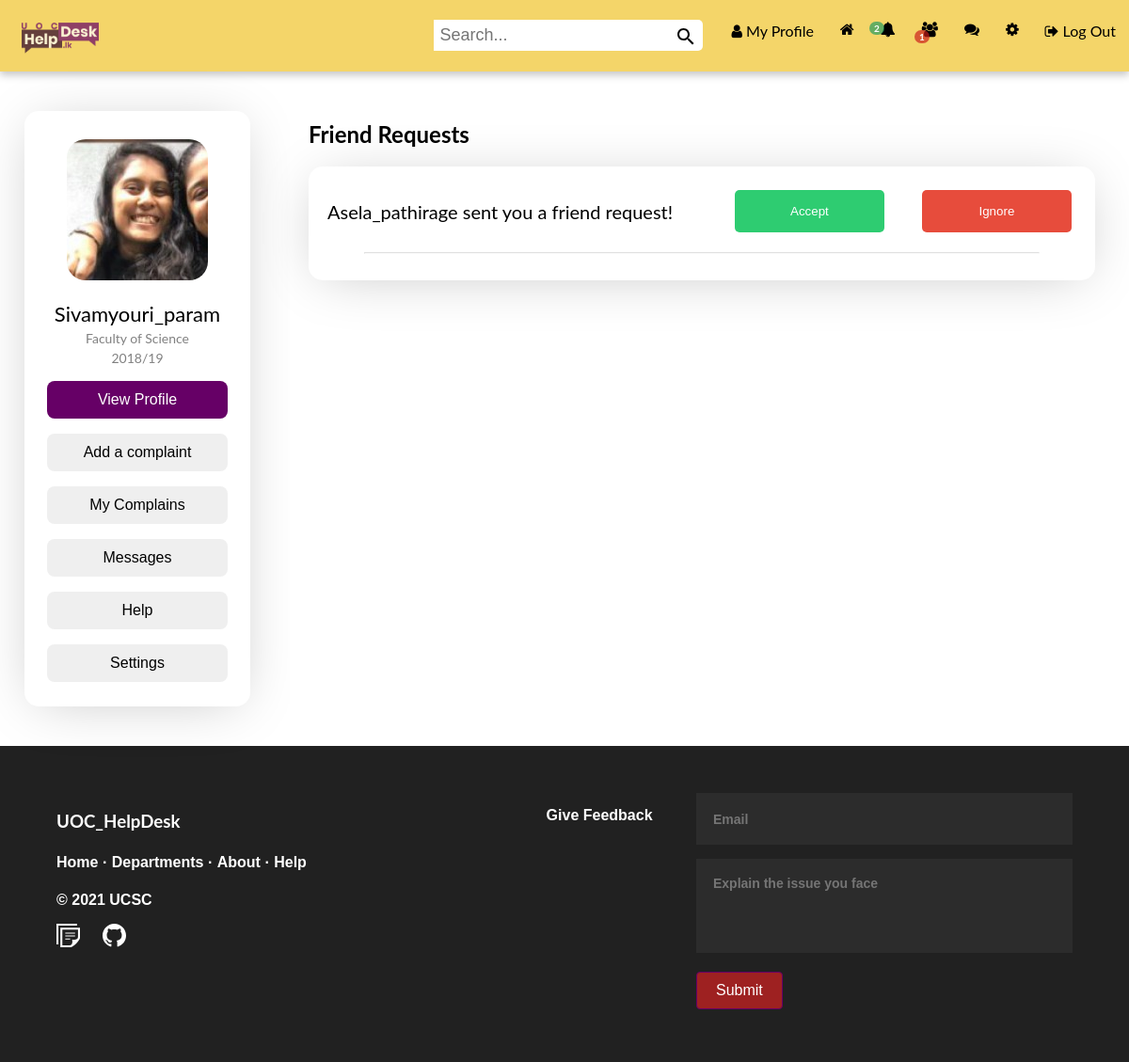
The page /app/views/requests.php (signed in) on the database its author committed.
### tables this page shows
CREATE TABLE IF NOT EXISTS `user` (
  `id` int(11) NOT NULL AUTO_INCREMENT,
  `name` varchar(255) NOT NULL,
  `email` varchar(255) NOT NULL,
  `password` varchar(255) NOT NULL,
  `created_by` datetime NOT NULL DEFAULT CURRENT_TIMESTAMP,
  `profile_pic` varchar(255) DEFAULT NULL,
  `num_posts` int(11) DEFAULT NULL,
  `num_likes` int(255) DEFAULT NULL,
  `user_closed` varchar(3) DEFAULT NULL,
  `friend_array` text,
  `user_roll` varchar(10) NOT NULL DEFAULT 'user',
  PRIMARY KEY (`id`)
);

CREATE TABLE IF NOT EXISTS `friend_requests` (
  `id` int(11) NOT NULL AUTO_INCREMENT,
  `user_to` varchar(50) NOT NULL,
  `user_from` varchar(50) NOT NULL,
  PRIMARY KEY (`id`)
);

### app/controllers/User.php (called while the page is built, shortened)
<?php
class User{
    private $con;
    private $user;
    public function __construct($con,$user)
    {
        $this->con = $con;
        $user_details_query = mysqli_query($con,"SELECT * FROM user WHERE name='$user'");
        $this->user = mysqli_fetch_array($user_details_query);
    }
    public function getUserName(){
        return $this->user['name'];
    }
    public function getName(){
        $username = $this->user['name'];
        $query = mysqli_query($this->con,"SELECT name FROM user WHERE name='$username'");
        $row = mysqli_fetch_array($query);
        return $row['name'];
    }
}
?>

### app/controllers/Message.php (called while the page is built, shortened)
<?php
class Message{
    public function __construct($con,$user)
    {
        $this->user_obj = new User($con,$user);
    }
}
?>

### app/controllers/Notification.php (called while the page is built, shortened)
<?php
class Notification{
    private $con;
    private $user_obj;
    public function __construct($con,$user)
    {
        $this->con = $con;
        $this->user_obj = new User($con,$user);
    }
    public function getUnreadNumber() {
		$userLoggedIn = $this->user_obj->getUsername();
		$query = mysqli_query($this->con, "SELECT * FROM notifications WHERE viewed='no' AND user_to='$userLoggedIn'");
		return mysqli_num_rows($query);
	}
}
?>

### app/views/requests.php (the view, shortened to what this page needs)
<?php
require '../helpers/headerIn.php';
require '../views/complain.php';
?>
<link rel="stylesheet" type="text/css" href="../../public/css/temp.css">
<link rel="stylesheet" type="text/css" href="../../public/css/style.css">
<div class="container">
	<div class="column-1 box">
		<?php include('../views/pplCard.php'); ?>
	</div>
	<div class="box" style="width:100%; padding: 0px 20px 0px 20px">
        <h2>
            Friend Requests
        </h2>
        <div class="card" style="padding: 20px 20px 20px 20px">
        <?php
            $query = mysqli_query($con,"SELECT * FROM friend_requests WHERE user_to='$userLoggedIn'");
            if(mysqli_num_rows($query)==0)
                echo "You have no friend requests at this time!";
            else{
                while($row = mysqli_fetch_array($query)){
                    $user_from = $row['user_from'];
                    $user_from_obj = new User($con,$user_from);
                    echo "<div class='reqText'>";
                    echo $user_from_obj->getName() . " sent you a friend request!";
                    echo "</div>";
                    ?>
                        <form action="requests.php" method="POST">
                            <input type="submit" name="accept_request<?php echo $user_from; ?>" id="accept_button" value="Accept">
                            <input type="submit" name="ignore_request<?php echo $user_from; ?>" id="ignore_button" value="Ignore">
                        </form><hr>
                    <?php
                }
            }
        ?>
        </div>
        </div>
    </div>
<?php require '../helpers/footer.php';?>

### app/views/pplCard.php
<div class="card">
	<img src="<?php echo $user['profile_pic'];?>" style="border-radius:20px; margin-top:10px;">
	<p class="pplTitle"><?php echo $user['name']; ?></p>
	<p class="pplFac">Faculty of Science</p>
	<p class="pplFac">2018/19</p>
	<p><button class="pplButton pplButtonMain" onclick="location.href='<?php echo $userLoggedIn; ?>'">View Profile</button></p>
	<p><button class="pplButton" onclick="openForm()">Add a complaint</button></p>
	<p><button class="pplButton" onclick="location.href='inquiry.php';">My Complains</button></p>
	<p><button class="pplButton" onclick="location.href='messages.php';">Messages</button></p>
	<p><button class="pplButton" onclick="location.href='studentHelp.php';">Help</button></p>
	<p><button class="pplButton" onclick="location.href='settings.php';">Settings</button></p>
</div>

### public/css/temp.css (style rules this page uses)
.reqText { background-color: #ffffff; font-size: 20px; float: left; padding-top: 2%; width: 50%; text-align : left; }
#accept_button { width: 20%; border-radius: 5px; margin: 5px; border: none; color: #fff; background-color: #2ecc71; padding: 15px 0px 15px 0px; text-align: center; display: inline-block; }
#ignore_button { width: 20%; border-radius: 5px; margin: 5px; border: none; color: #fff; padding: 15px 0px 15px 0px; background-color: #e74c3c; float: right; }

### public/css/style.css (style rules this page uses)
html, body { height: 100%; margin: 0px; top:0; }
hr { opacity: 0.3; width: 90%; }
.container { display: flex; width: 100%; }
.column-1 { flex-shrink: 0; flex-basis: 20%; }
.box { background-color: white; padding: 10px; border-radius: 12px; margin: 2rem 1rem 2rem 1rem; }
.card { box-shadow: 0 5px 60px -14px rgba(0, 0, 0, 0.25); width: auto; margin: auto; text-align: center; border-radius: 15px; padding-top:20px; padding-bottom: 10px; }
.pplTitle { color: black; font-size: 22px; margin-bottom: 2px; }
.pplFac { color: grey; font-size: 14px; margin-top: 4px; margin-bottom: 4px; }
.pplButton { width: 80%; height: 40px; font-size: 16px; border: none; border-radius: 8px; }
.pplButtonMain { background-color: #660066; color:white; }

### app/helpers/headerIn.php (style rules this page uses)
body,h1,h2,h3,h4,h5,h6 { font-family: "Lato", sans-serif }
.w3-bar,h1,button { font-family: "Montserrat", sans-serif }

### rows shown on the page
user: profile_pic (picture), name "Sivamyouri_param"
friend_requests: user.name "Asela_pathirage"

### other values the page prints
$num_requests "1"
$num_notifications "2"
